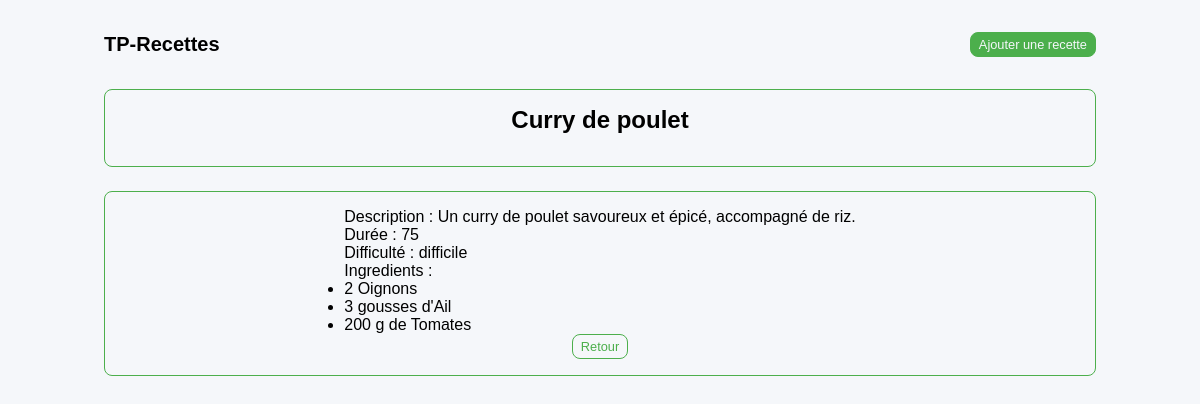
/index.php?act=read&id=4, run on the app's committed database.
### tables this page shows
CREATE TABLE IF NOT EXISTS `recipes` (
  `id` int UNSIGNED NOT NULL AUTO_INCREMENT,
  `name` varchar(255) NOT NULL,
  `description` text,
  `duration` int NOT NULL,
  `difficulty` enum('facile','normale','difficile') NOT NULL,
  PRIMARY KEY (`id`)
);

CREATE TABLE IF NOT EXISTS `ingredients_recipes` (
  `id` int UNSIGNED NOT NULL AUTO_INCREMENT,
  `ingredient_id` int UNSIGNED NOT NULL,
  `recipe_id` int UNSIGNED NOT NULL,
  `quantity` decimal(6,2) NOT NULL,
  `unity` varchar(255) NOT NULL,
  PRIMARY KEY (`id`),
  KEY `ingredients_recipes_recipe_id_foreign` (`recipe_id`),
  KEY `ingredients_recipes_ingredient_id_foreign` (`ingredient_id`)
);

CREATE TABLE IF NOT EXISTS `ingredients` (
  `id` int UNSIGNED NOT NULL AUTO_INCREMENT,
  `name` varchar(255) NOT NULL,
  PRIMARY KEY (`id`)
);

### Classes/Functions.php (called while the page is built, shortened)
<?php
class Func {
    public function convert_unity(string $unity): string {
        switch ($unity) {
            case 'unités':
                $return = "";
                break;
            case 'gousses':
                $return = $unity." d'";
                break;
            default:
                $return = $unity." de ";
                break;
        }
        return $return;
    }
}

### sources/read.php (the view, shortened to what this page needs)
<?php
if ( !isset($_GET['id']) OR empty($_GET['id']) OR trim($_GET['id']) == "" ) {
    header('Location: ./');
	die;
} else {
    $id = trim(htmlspecialchars($_GET['id']));
}
$sql = "SELECT id, name, description, duration, difficulty
        FROM recipes
        WHERE id = :id";
$req = $bdd->prepare($sql);
$req->bindParam(":id", $id, PDO::PARAM_INT);
$req->execute();
$recipe = $req->fetch(PDO::FETCH_ASSOC);
if(!$recipe) {
    header('Location: ./index.php?act=404');
	die;
} else {
    $sql = "SELECT i.id, i.name, ir.ingredient_id, ir.quantity, ir.unity
            FROM ingredients AS i
            JOIN ingredients_recipes AS ir ON i.id = ir.ingredient_id
            WHERE ir.recipe_id = ".$recipe['id'];
    $req = $bdd->prepare($sql);
    $req->execute();
    $ingredients = $req->fetchAll(PDO::FETCH_ASSOC);
}
?>
<main class="wrapper">
    <section class="section">
        <h1><?= $recipe['name'] ?></h1>
    </section>
    <section class="section">
        <div>
            <div>Description : <?= $recipe['description'] ?></div>
            <div>Durée : <?= $recipe['duration'] ?></div>
            <div>Difficulté : <?= $recipe['difficulty'] ?></div>
            <div>
                Ingredients :
                <ul>
<?php foreach ($ingredients as $ingredient):
$quantity = ceil($ingredient['quantity']);
$unity = $func->convert_unity($ingredient['unity']);
?>
                    <li><?= $quantity." ".$unity . $ingredient['name'] ?></li>
<?php endforeach; ?>
                </ul>
            </div>
        </div>
        <a href="<?= PATH ?>"><button class="button-secondary">Retour</button></a>
    </section>
</main>

### assets/css/style.css (style rules this page uses)
:root { --wrapper-desktop: 1152px; --wrapper-laptops : 992px; --wrapper-tablets : 768px; --wrapper-phones : 640px; --primary-color: #4CAF4C; --secondary-color: #d6b602; --tertiary-color: #FF0000; --neutral-color: #F5F7FA; --accent-color: #0000FF; --warning-color: #FF0000; --succes-color: #4CAF4C; --bg-color1: #FCFCFC; --bg-color2: #CCCCCC; --Neutral-Silver: #F5F7FA; --Neutral-White: #FFFFFF; --global-radius: 8px; --base-font: sans-serif; }
body { font-family: var(--base-font); font-size: 1rem; background-color: var(--neutral-color); }
.wrapper { margin: 0px auto; width: var(--wrapper-desktop); }
button { padding: 4px 8px; border: 1px solid var(--primary-color); border-radius: var(--global-radius); cursor: pointer; font-size: 0.80rem; font-weight: 500; }
.button-secondary { color: var(--primary-color); background-color: var(--neutral-color); }
h1 { padding-bottom: 16px; }
section { padding: 16px 0; margin-bottom: 24px; border-radius: var(--global-radius); border: 1px solid var(--primary-color); }
.section { display: flex; flex-direction: column; align-items: center; }
@media (max-width: 1252px) { .wrapper { width: var(--wrapper-laptops); } }

### data on the page
recipes: name "Curry de poulet", description "Un curry de poulet savoureux et épicé, accompagné de riz.", duration "75", difficulty "difficile"
ingredients_recipes: quantity "2", ingredient.name "Oignons"
ingredients_recipes: quantity "3", unity "gousses d'", ingredient.name "Ail"
ingredients_recipes: quantity "200", unity "g de", ingredient.name "Tomates"
